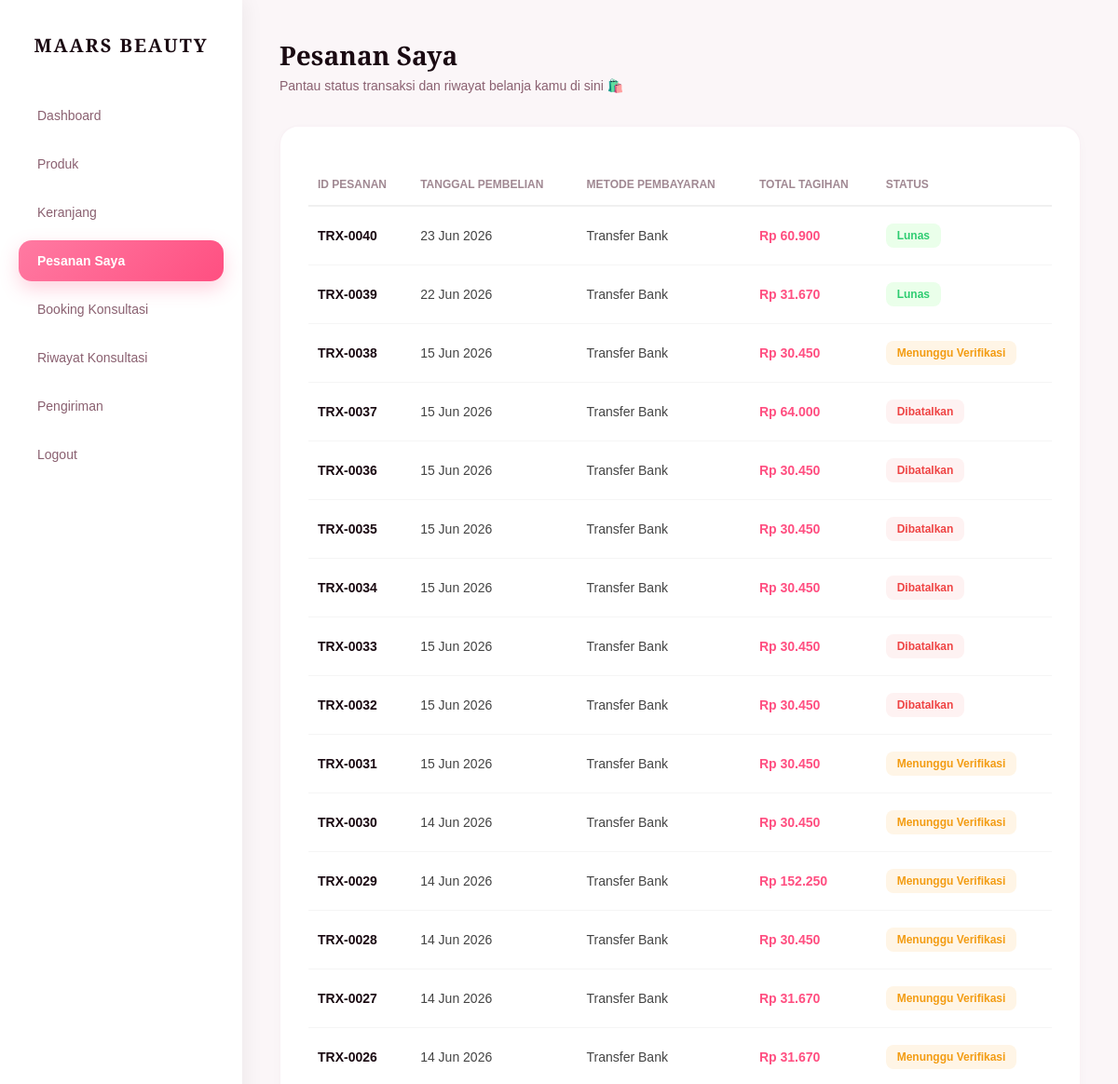
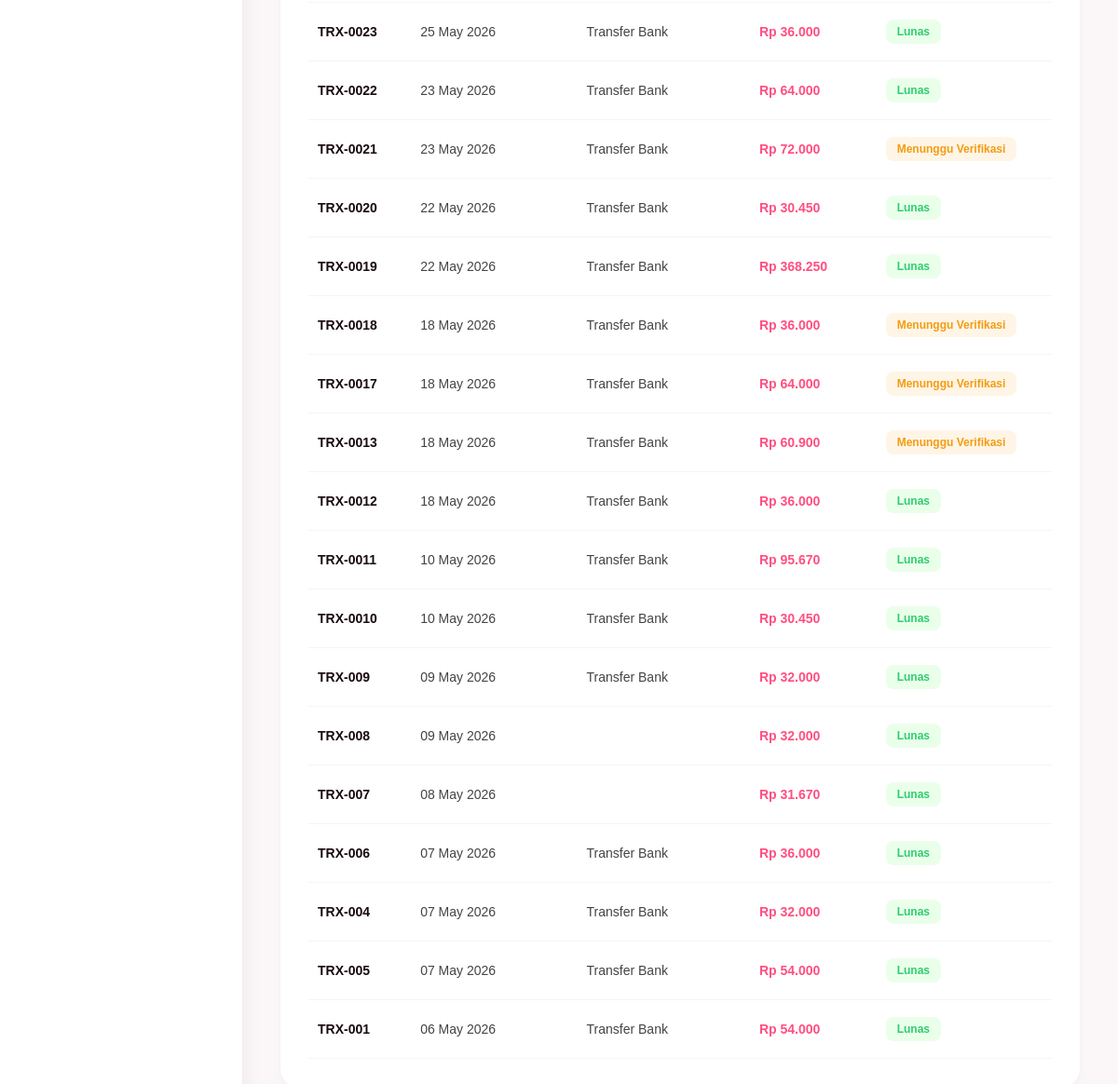
Screenshot of /pelanggan/pesanan_user.php (signed in) with the database file from the repository (2 pictures, top to bottom).
### tables this page shows
CREATE TABLE `transaksi` (
  `id_transaksi` int NOT NULL,
  `id_pelanggan` int DEFAULT NULL,
  `tgl_transaksi` timestamp NULL DEFAULT CURRENT_TIMESTAMP,
  `total_harga` int DEFAULT NULL,
  `metode_pembayaran` varchar(50) DEFAULT NULL,
  `status_pembayaran` varchar(50) DEFAULT NULL,
  `kode_pembayaran` varchar(30) DEFAULT NULL,
  `bukti_pembayaran` varchar(255) DEFAULT NULL
);

### pelanggan/pesanan_user.php (the view, shortened to what this page needs)
<?php
include '../includes/conn.php';
$id_pelanggan = $_SESSION['id_pelanggan'];
$query = mysqli_query($conn, "SELECT * FROM transaksi WHERE id_pelanggan = '$id_pelanggan' ORDER BY tgl_transaksi DESC");
?>
<!DOCTYPE html>
<html lang="id">
<head>
  <link rel="stylesheet" href="../assets/css/global.css">
  <link rel="stylesheet" href="../assets/css/sidebar.css">
</head>
<body>
  <?php include '../includes/sidebar_user.php'; ?>
  <div class="main">
    <div class="topbar-modern">
      <div class="header-text">
        <h1>Pesanan Saya</h1>
        <p>Pantau status transaksi dan riwayat belanja kamu di sini 🛍️</p>
      </div>
    </div>
    <div class="card-box">
      <table>
        <thead>
          <tr>
            <th>ID Pesanan</th>
            <th>Tanggal Pembelian</th>
            <th>Metode Pembayaran</th>
            <th>Total Tagihan</th>
            <th>Status</th>
          </tr>
        </thead>
        <tbody>
          <?php
          if(mysqli_num_rows($query) > 0) {
            while($row = mysqli_fetch_assoc($query)) {
              $status = !empty($row['status_pembayaran'])
                  ? strtolower($row['status_pembayaran'])
                  : 'belum bayar';
              if (strpos($status, 'lunas') !== false) {
                  $badge = 'status-lunas';
              } elseif (strpos($status, 'batal') !== false) {
                  $badge = 'status-batal';
              } else {
                  $badge = 'status-menunggu';
              }
              $tanggal = !empty($row['tgl_transaksi'])
                  ? date('d M Y', strtotime($row['tgl_transaksi']))
                  : '-';
              echo "<tr>";
              echo "
              <td>
                  <strong style='color:#1a0a12;'>
                      TRX-00{$row['id_transaksi']}
                  </strong>
              </td>
              ";
              echo "<td>{$tanggal}</td>";
              echo "<td>{$row['metode_pembayaran']}</td>";
              echo "
              <td style='font-weight:600; color:#ff4f81;'>
                  Rp " . number_format($row['total_harga'], 0, ',', '.') . "
              </td>
              ";
              echo "
              <td>
                  <span class='badge-status {$badge}'>
                      {$row['status_pembayaran']}
                  </span>
              </td>
              ";
              echo "</tr>";
          }
          } else {
            echo "<tr><td colspan='5' style='text-align:center; padding:40px; color:#888;'>Kamu belum pernah melakukan pesanan. <br><br> <a href='produk_user.php' style='color:#ff4f81; text-decoration:none; font-weight:600;'>Mulai Belanja</a></td></tr>";
          }
          ?>
        </tbody>
      </table>
    </div>
  </div>
</body>
</html>

### assets/css/global.css (style rules this page uses)
* { margin: 0; padding: 0; box-sizing: border-box; font-family: 'Poppins', sans-serif; }
body { background: #ffe5ec; display: flex; }
.main { flex: 1; padding: 25px; overflow-y: auto; height: 100vh; }
table { width: 100%; border-collapse: collapse; margin-top: 10px; }
th, td { padding: 10px; border-bottom: 1px solid #eee; text-align: left; font-size: 14px; }

### pelanggan/pesanan_user.php (style rules this page uses)
body { font-family: 'DM Sans', sans-serif; background-color: #fbf6f8; display: flex; }
.main { flex: 1; padding: 40px; height: 100vh; overflow-y: auto; }
.topbar-modern { margin-bottom: 35px; }
.header-text h1 { font-family: 'Playfair Display', serif; font-size: 28px; color: #1a0a12; margin-bottom: 6px; }
.header-text p { color: #8a6070; font-size: 14px; }
.card-box { background: white; border-radius: 20px; padding: 30px; box-shadow: 0 4px 15px rgba(0,0,0,0.02); border: 1px solid rgba(240, 221, 229, 0.4); }
table { width: 100%; border-collapse: collapse; }
th { text-align: left; padding: 15px 10px; color: #a08892; font-size: 12px; text-transform: uppercase; border-bottom: 2px solid #f0f0f0; }
td { padding: 18px 10px; border-bottom: 1px solid #f5f5f5; font-size: 14px; color: #444; }
.badge-status { padding: 6px 12px; border-radius: 8px; font-size: 12px; font-weight: 600; display: inline-block; }
.status-menunggu { background: #fff5e6; color: #f39c12; }
.status-lunas { background: #eaffea; color: #2ecc71; }
.status-batal { background: #fef2f2; color: #ef4444; }

### rows the page displays
transaksi: id_transaksi "40", tgl_transaksi "23 Jun 2026", metode_pembayaran "Transfer Bank", total_harga "60.900", status_pembayaran "Lunas"
transaksi: id_transaksi "39", tgl_transaksi "22 Jun 2026", metode_pembayaran "Transfer Bank", total_harga "31.670", status_pembayaran "Lunas"
transaksi: id_transaksi "38", tgl_transaksi "15 Jun 2026", metode_pembayaran "Transfer Bank", total_harga "30.450", status_pembayaran "Menunggu Verifikasi"
transaksi: id_transaksi "37", tgl_transaksi "15 Jun 2026", metode_pembayaran "Transfer Bank", total_harga "64.000", status_pembayaran "Dibatalkan"
transaksi: id_transaksi "36", tgl_transaksi "15 Jun 2026", metode_pembayaran "Transfer Bank", total_harga "30.450", status_pembayaran "Dibatalkan"
transaksi: id_transaksi "35", tgl_transaksi "15 Jun 2026", metode_pembayaran "Transfer Bank", total_harga "30.450", status_pembayaran "Dibatalkan"
transaksi: id_transaksi "34", tgl_transaksi "15 Jun 2026", metode_pembayaran "Transfer Bank", total_harga "30.450", status_pembayaran "Dibatalkan"
transaksi: id_transaksi "33", tgl_transaksi "15 Jun 2026", metode_pembayaran "Transfer Bank", total_harga "30.450", status_pembayaran "Dibatalkan"
transaksi: id_transaksi "32", tgl_transaksi "15 Jun 2026", metode_pembayaran "Transfer Bank", total_harga "30.450", status_pembayaran "Dibatalkan"
transaksi: id_transaksi "31", tgl_transaksi "15 Jun 2026", metode_pembayaran "Transfer Bank", total_harga "30.450", status_pembayaran "Menunggu Verifikasi"
transaksi: id_transaksi "30", tgl_transaksi "14 Jun 2026", metode_pembayaran "Transfer Bank", total_harga "30.450", status_pembayaran "Menunggu Verifikasi"
transaksi: id_transaksi "29", tgl_transaksi "14 Jun 2026", metode_pembayaran "Transfer Bank", total_harga "152.250", status_pembayaran "Menunggu Verifikasi"
transaksi: id_transaksi "28", tgl_transaksi "14 Jun 2026", metode_pembayaran "Transfer Bank", total_harga "30.450", status_pembayaran "Menunggu Verifikasi"
transaksi: id_transaksi "27", tgl_transaksi "14 Jun 2026", metode_pembayaran "Transfer Bank", total_harga "31.670", status_pembayaran "Menunggu Verifikasi"
transaksi: id_transaksi "26", tgl_transaksi "14 Jun 2026", metode_pembayaran "Transfer Bank", total_harga "31.670", status_pembayaran "Menunggu Verifikasi"
transaksi: id_transaksi "23", tgl_transaksi "25 May 2026", metode_pembayaran "Transfer Bank", total_harga "36.000", status_pembayaran "Lunas"
transaksi: id_transaksi "22", tgl_transaksi "23 May 2026", metode_pembayaran "Transfer Bank", total_harga "64.000", status_pembayaran "Lunas"
transaksi: id_transaksi "21", tgl_transaksi "23 May 2026", metode_pembayaran "Transfer Bank", total_harga "72.000", status_pembayaran "Menunggu Verifikasi"
transaksi: id_transaksi "20", tgl_transaksi "22 May 2026", metode_pembayaran "Transfer Bank", total_harga "30.450", status_pembayaran "Lunas"
transaksi: id_transaksi "19", tgl_transaksi "22 May 2026", metode_pembayaran "Transfer Bank", total_harga "368.250", status_pembayaran "Lunas"
transaksi: id_transaksi "18", tgl_transaksi "18 May 2026", metode_pembayaran "Transfer Bank", total_harga "36.000", status_pembayaran "Menunggu Verifikasi"
transaksi: id_transaksi "17", tgl_transaksi "18 May 2026", metode_pembayaran "Transfer Bank", total_harga "64.000", status_pembayaran "Menunggu Verifikasi"
transaksi: id_transaksi "13", tgl_transaksi "18 May 2026", metode_pembayaran "Transfer Bank", total_harga "60.900", status_pembayaran "Menunggu Verifikasi"
transaksi: id_transaksi "12", tgl_transaksi "18 May 2026", metode_pembayaran "Transfer Bank", total_harga "36.000", status_pembayaran "Lunas"
transaksi: id_transaksi "11", tgl_transaksi "10 May 2026", metode_pembayaran "Transfer Bank", total_harga "95.670", status_pembayaran "Lunas"
transaksi: id_transaksi "10", tgl_transaksi "10 May 2026", metode_pembayaran "Transfer Bank", total_harga "30.450", status_pembayaran "Lunas"
transaksi: id_transaksi "9", tgl_transaksi "09 May 2026", metode_pembayaran "Transfer Bank", total_harga "32.000", status_pembayaran "Lunas"
transaksi: id_transaksi "8", tgl_transaksi "09 May 2026", total_harga "32.000", status_pembayaran "Lunas"
transaksi: id_transaksi "7", tgl_transaksi "08 May 2026", total_harga "31.670", status_pembayaran "Lunas"
transaksi: id_transaksi "6", tgl_transaksi "07 May 2026", metode_pembayaran "Transfer Bank", total_harga "36.000", status_pembayaran "Lunas"
transaksi: id_transaksi "4", tgl_transaksi "07 May 2026", metode_pembayaran "Transfer Bank", total_harga "32.000", status_pembayaran "Lunas"
transaksi: id_transaksi "5", tgl_transaksi "07 May 2026", metode_pembayaran "Transfer Bank", total_harga "54.000", status_pembayaran "Lunas"
transaksi: id_transaksi "1", tgl_transaksi "06 May 2026", metode_pembayaran "Transfer Bank", total_harga "54.000", status_pembayaran "Lunas"
